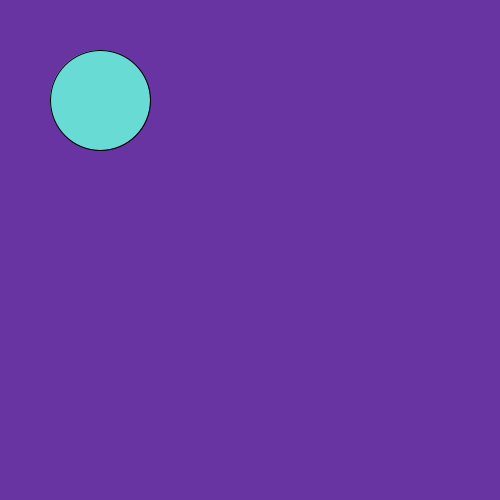
Frame 1 (no input)
Frame 60 (the mouse pressed at the canvas centre just before this capture): identical to frame 1, image omitted
Frame 120 (the mouse held since frame 60 and released just before this capture): identical to frame 1, image omitted

The Processing sketch that drew this single still picture (run headless with seeded random() and noise(); from frame 60 on, the mouse is pressed at the canvas centre):

// Processing sketch: slippery_dot
// ── slippery_dot.pde
/*** When you are done, this program will draw an ellipse 
 that jumps to new location each time you click on it.
 ***/

// 1. Create three integer variables to represent the x, y, and the size of the ellipse
int x = 100;
int y = 100;
int size = 100;
void setup() {
  // 2. Set the size of your sketch
  size(500, 500);
}

void draw() {

  // 3. Set the background color of your sketch
  background(#6734A2);
  fill(#68DBD4);
  ellipse(x, y, size, size);
  // 4. Draw an ellipse using the variables created at the top of the sketch for the location and size of your ellipse. 
  //    Make sure it fits in the window. Change the variables if it does not.
}

/******** This method gets called automatically when you press the mouse ************/
void mousePressed() {
  //5. Create an integer variable called distance
  
  //6. The getDistanceFromMouse() method below returns a number.
  //   Set the value of your distance variable to the value returned by the getDistance method
  //   You will need to pass the x and y location of your ellipse to this method.


  //7.  Use an if statement to check if your distance variable is < the radius of the ellipse
  //    If it is, make a new x AND y for the ellipse, for a new random location on the window
  //    Hint: Use code like this      x = (int) random(width);
}

/********  This method gives you the number of pixels between the mouse and the x,y point ***********/
int getDistanceFromMouse(int x, int y) {
  return (int)Math.sqrt(Math.pow((mouseX-x), 2) + Math.pow((mouseY-y), 2));
}
